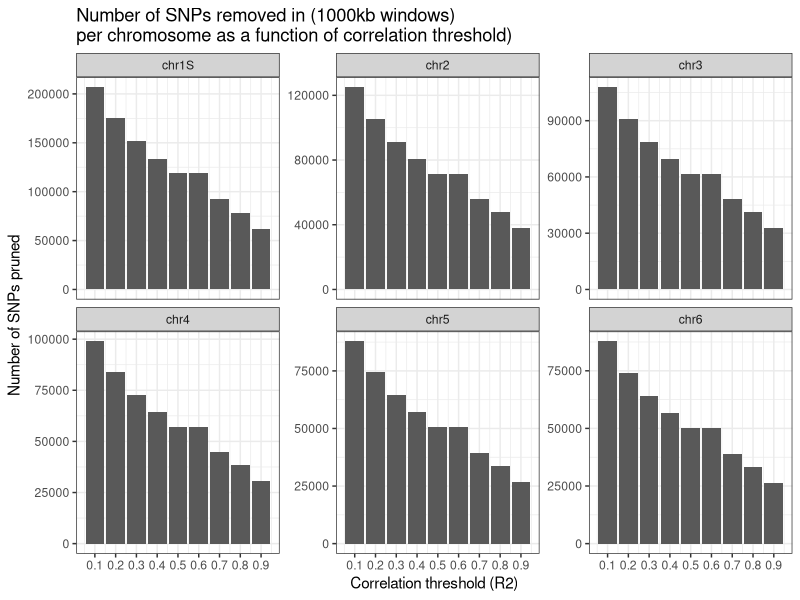
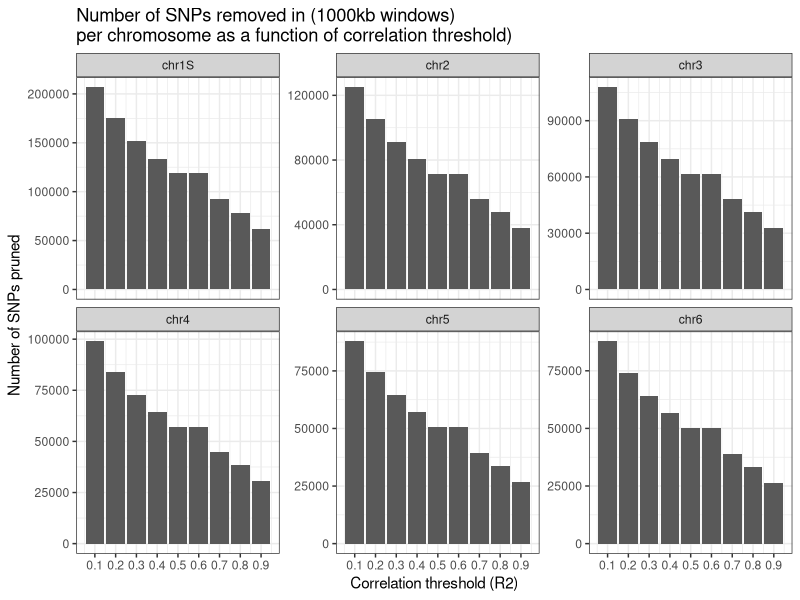

Recreate these plots in R, in order.
## ---- chunk 1
#| echo: false
#| message: false
#| warning: false

library(ggplot2)
library(dplyr)
## ---- chunk 2
#| echo: false
#| message: false
#| warning: false

afabae_n4_pruning <- read.csv("afabae_n4_pruning.csv")
head(afabae_n4_pruning)
## ---- chunk 3
p1 <- ggplot(afabae_n4_pruning, aes(x=correlation_threshold, y=n_snp_pruned_out)) +
  geom_bar(stat = "identity") +
  theme_bw() +
  labs(title="Number of SNPs removed in (1000kb windows) \nper chromosome as a function of correlation threshold)",
       x="Correlation threshold (R2)",
       y="Number of SNPs pruned") +
  facet_wrap(~chromosome, scales="free_y") +
  theme(strip.background = element_rect(fill="lightgrey")) +
  scale_x_continuous(breaks = seq(0, 1, by = 0.1))
p1  
## ---- chunk 4
# save figure
ggsave(plot = p1, filename = "afabae_n4_pruning_plot.pdf", width=8, height=6)
## ---- chunk 5
1 + 1
## ---- chunk 6
#| echo: false
2 * 2
